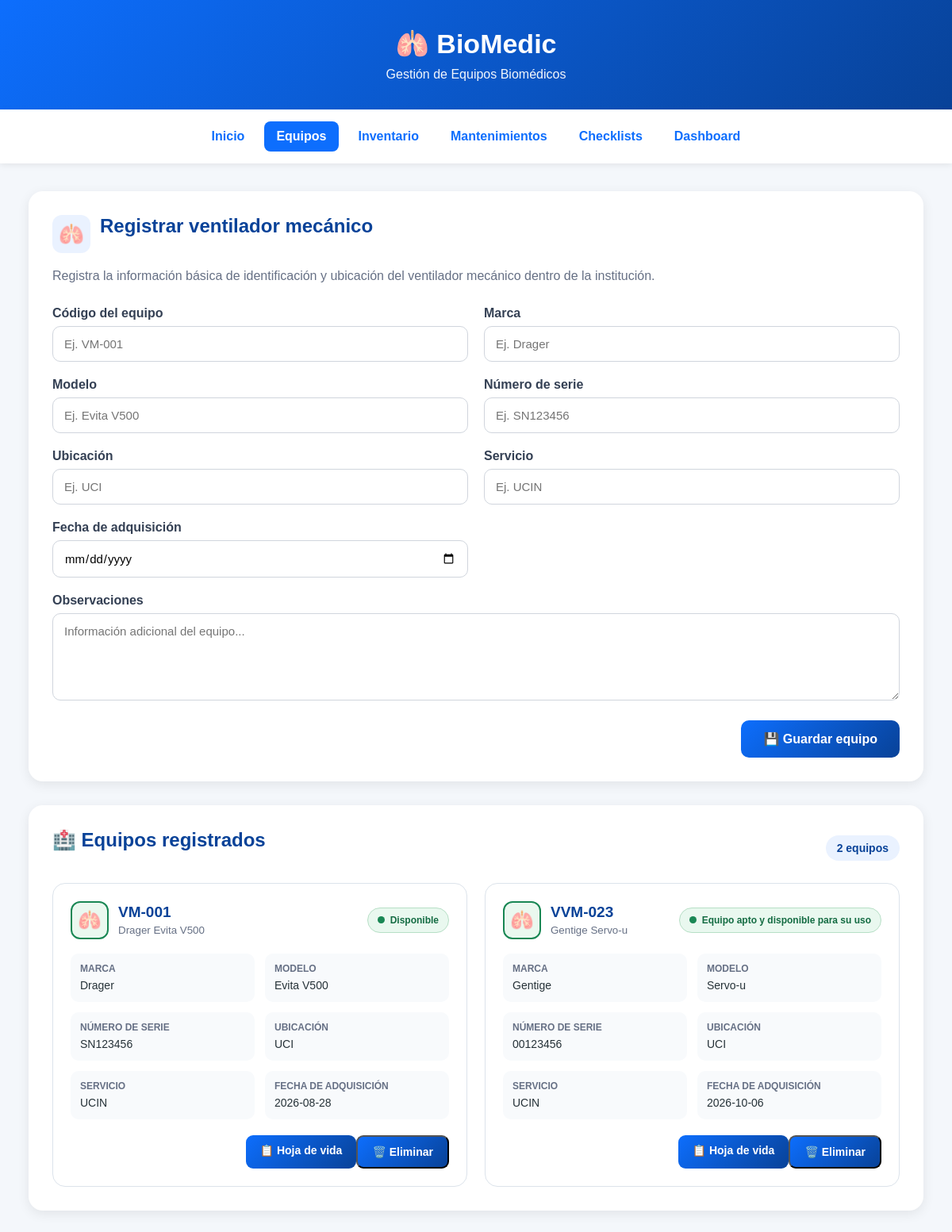
Screenshot of /equipos with the database file from the repository.
### tables this page shows
CREATE TABLE equipos (
            id INTEGER PRIMARY KEY AUTOINCREMENT,
            codigo TEXT NOT NULL,
            marca TEXT NOT NULL,
            modelo TEXT NOT NULL,
            serie TEXT NOT NULL,
            ubicacion TEXT NOT NULL,
            servicio TEXT NOT NULL,
            estado TEXT NOT NULL,
            fecha TEXT,
            observaciones TEXT
        );

### app.py (the view, shortened to what this page needs)
@app.route("/equipos", methods=["GET", "POST"])
def equipos():
    conexion = conectar_bd()
    equipos_registrados = conexion.execute("""
        SELECT *
        FROM equipos
        ORDER BY codigo ASC
    """).fetchall()
    conexion.close()
    return render_template(
        "equipos.html",
        equipos=equipos_registrados
    )

### app.py (called while the page is built)
@app.after_request
def forzar_utf8(response):
    if response.content_type.startswith("text/html"):
        response.headers["Content-Type"] = "text/html; charset=utf-8"
    return response

def conectar_bd():
    conexion = sqlite3.connect(DATABASE)
    conexion.row_factory = sqlite3.Row
    return conexion

### templates/equipos.html (shortened to what this page needs)
<!DOCTYPE html>
<html lang="es">
<head>
</head>
<body>
<header>
    <h1>&#x1FAC1; BioMedic</h1>
    <p>Gesti&oacute;n de Equipos Biom&eacute;dicos</p>
</header>
<nav>
    <a href="/">Inicio</a>
    <a href="/equipos" class="activo">Equipos</a>
    <a href="/inventario">Inventario</a>
    <a href="/mantenimientos">Mantenimientos</a>
    <a href="/checklist">Checklists</a>
    <a href="/dashboard">Dashboard</a>
</nav>
<main class="contenedor">
    <section class="tarjeta">
        <div class="titulo-registro">
            <div class="icono">&#x1FAC1;</div>
            <div>
                <h2>Registrar ventilador mec&aacute;nico</h2>
            </div>
        </div>
        <p class="descripcion">
            Registra la informaci&oacute;n b&aacute;sica de identificaci&oacute;n y ubicaci&oacute;n
            del ventilador mec&aacute;nico dentro de la instituci&oacute;n.
        </p>
        <form method="POST" action="/equipos">
            <div class="form-grid">
                <div class="campo">
                    <label for="codigo">C&oacute;digo del equipo</label>
                    <input type="text" id="codigo" name="codigo"
                           placeholder="Ej. VM-001" required>
                </div>
                <div class="campo">
                    <label for="marca">Marca</label>
                    <input type="text" id="marca" name="marca"
                           placeholder="Ej. Drager" required>
                </div>
                <div class="campo">
                    <label for="modelo">Modelo</label>
                    <input type="text" id="modelo" name="modelo"
                           placeholder="Ej. Evita V500" required>
                </div>
                <div class="campo">
                    <label for="serie">N&uacute;mero de serie</label>
                    <input type="text" id="serie" name="serie"
                           placeholder="Ej. SN123456" required>
                </div>
                <div class="campo">
                    <label for="ubicacion">Ubicaci&oacute;n</label>
                    <input type="text" id="ubicacion" name="ubicacion"
                           placeholder="Ej. UCI" required>
                </div>
                <div class="campo">
                    <label for="servicio">Servicio</label>
                    <input type="text" id="servicio" name="servicio"
                           placeholder="Ej. UCIN" required>
                </div>
                <div class="campo">
                    <label for="fecha">Fecha de adquisici&oacute;n</label>
                    <input type="date" id="fecha" name="fecha">
                </div>
                <div class="campo campo-completo">
                    <label for="observaciones">Observaciones</label>
                    <textarea id="observaciones"
                              name="observaciones"
                              placeholder="Informaci&oacute;n adicional del equipo..."></textarea>
                </div>
            </div>
            <div class="zona-boton">
                <button type="submit" class="btn-guardar">
                    &#x1F4BE; Guardar equipo
                </button>
            </div>
        </form>
    </section>
    <section class="tarjeta">
        <div class="encabezado-equipos">
            <h2>&#x1F3E5; Equipos registrados</h2>
            <span class="contador">
                {{ equipos|length }}
                {% if equipos|length == 1 %}
                    equipo
                {% else %}
                    equipos
                {% endif %}
            </span>
        </div>
        {% if equipos %}
        <div class="equipos-grid">
            {% for equipo in equipos %}
            <article class="equipo-card">
                <div class="equipo-header">
                    <div class="equipo-identificacion">
                        <div class="equipo-icono">
                            &#x1FAC1;
                        </div>
                        <div>
                            <h3>{{ equipo.codigo }}</h3>
                            <small>
                                {{ equipo.marca }} {{ equipo.modelo }}
                            </small>
                        </div>
                    </div>
                    <div class="estado">
                        <span class="estado-punto"></span>
                        {{ equipo.estado }}
                    </div>
                </div>
                <div class="informacion">
                    <div class="dato">
                        <strong>Marca</strong>
                        <span>{{ equipo.marca }}</span>
                    </div>
                    <div class="dato">
                        <strong>Modelo</strong>
                        <span>{{ equipo.modelo }}</span>
                    </div>
                    <div class="dato">
                        <strong>N&uacute;mero de serie</strong>
                        <span>{{ equipo.serie }}</span>
                    </div>
                    <div class="dato">
                        <strong>Ubicaci&oacute;n</strong>
                        <span>{{ equipo.ubicacion }}</span>
                    </div>
                    <div class="dato">
                        <strong>Servicio</strong>
                        <span>{{ equipo.servicio }}</span>
                    </div>
                    <div class="dato">
                        <strong>Fecha de adquisici&oacute;n</strong>
                        <span>
                            {% if equipo.fecha %}
                                {{ equipo.fecha }}
                            {% else %}
                                No registrada
                            {% endif %}
                        </span>
                    </div>
                </div>
                <div class="acciones-equipo">
                    <a href="{{ url_for('hoja_vida', id=equipo.id) }}"
                       class="btn-hoja-vida">
                        📋 Hoja de vida
                    </a>
                    <form action="{{ url_for('eliminar_equipo', id=equipo['id']) }}" method="POST"
      onsubmit="return confirm('¿Está seguro de eliminar este equipo?');">
    <button type="submit" class="btn-eliminar">
    🗑️ Eliminar
</button>
</form>
                </div>
            </article>
            {% endfor %}
        </div>
        {% endif %}
    </section>
</main>
</body>
</html>

### templates/equipos.html (style rules this page uses)
* { box-sizing: border-box; }
body { margin: 0; font-family: Arial, Helvetica, sans-serif; background: #f4f7fb; color: #263238; }
header { background: linear-gradient(135deg, #0d6efd, #084298); color: white; text-align: center; padding: 35px 20px; }
header h1 { margin: 0; font-size: 34px; }
header p { margin: 10px 0 0; font-size: 16px; opacity: 0.95; }
nav { background: white; padding: 15px; display: flex; justify-content: center; flex-wrap: wrap; gap: 10px; box-shadow: 0 2px 8px rgba(0,0,0,0.08); }
nav a { text-decoration: none; color: #0d6efd; font-weight: bold; padding: 10px 15px; border-radius: 8px; transition: 0.2s; }
nav a.activo { background: #0d6efd; color: white; }
.contenedor { width: 94%; max-width: 1250px; margin: 35px auto; }
.tarjeta { background: white; padding: 30px; border-radius: 18px; box-shadow: 0 4px 15px rgba(0,0,0,0.08); margin-bottom: 30px; }
.tarjeta h2 { margin-top: 0; color: #084298; }
.titulo-registro { display: flex; align-items: center; gap: 12px; margin-bottom: 10px; }
.titulo-registro .icono { width: 48px; height: 48px; border-radius: 12px; background: #eaf2ff; display: flex; align-items: center; justify-content: center; font-size: 26px; }
.descripcion { color: #667085; margin-bottom: 25px; line-height: 1.6; }
.form-grid { display: grid; grid-template-columns: repeat(2, 1fr); gap: 20px; }
.campo { display: flex; flex-direction: column; }
.campo-completo { grid-column: 1 / -1; }
.campo label { font-weight: bold; margin-bottom: 7px; color: #344054; }
.campo input, .campo select, .campo textarea { width: 100%; padding: 13px 14px; border: 1px solid #d0d5dd; border-radius: 10px; font-size: 15px; font-family: Arial, Helvetica, sans-serif; background: white; transition: 0.2s; }
.campo textarea { min-height: 110px; resize: vertical; }
.zona-boton { display: flex; justify-content: flex-end; margin-top: 25px; }
.btn-guardar { border: none; background: linear-gradient(135deg, #0d6efd, #084298); color: white; padding: 14px 28px; border-radius: 10px; font-size: 16px; font-weight: bold; cursor: pointer; transition: 0.2s; }
.encabezado-equipos { display: flex; justify-content: space-between; align-items: center; margin-bottom: 20px; }
.contador { background: #eaf2ff; color: #084298; padding: 8px 14px; border-radius: 20px; font-weight: bold; font-size: 14px; }
.equipos-grid { display: grid; grid-template-columns: repeat(2, 1fr); gap: 22px; }
.equipo-card { border: 1px solid #dce3eb; border-radius: 16px; padding: 22px; background: #ffffff; transition: 0.2s; }
.equipo-header { display: flex; justify-content: space-between; align-items: center; gap: 15px; margin-bottom: 18px; }
.equipo-identificacion { display: flex; align-items: center; gap: 12px; }
.equipo-icono { width: 48px; height: 48px; border-radius: 12px; background: #eaf8ef; border: 2px solid #198754; display: flex; align-items: center; justify-content: center; font-size: 24px; }
.equipo-header h3 { margin: 0; color: #084298; font-size: 19px; }
.equipo-header small { display: block; margin-top: 4px; color: #667085; }
.estado { display: inline-flex; align-items: center; gap: 7px; padding: 8px 12px; border-radius: 20px; background: #e9f8ef; color: #146c43; border: 1px solid #b7dfc6; font-size: 12px; font-weight: bold; }
.estado-punto { width: 9px; height: 9px; border-radius: 50%; background: #198754; }
.informacion { display: grid; grid-template-columns: repeat(2, 1fr); gap: 13px; margin-top: 15px; }
.dato { background: #f8fafc; border-radius: 10px; padding: 12px; }
.dato strong { display: block; font-size: 12px; color: #667085; margin-bottom: 5px; text-transform: uppercase; }
.dato span { font-size: 14px; color: #263238; word-break: break-word; }
.acciones-equipo { margin-top: 20px; display: flex; justify-content: flex-end; }
.btn-hoja-vida { display: inline-block; text-decoration: none; background: linear-gradient(135deg, #0d6efd, #084298); color: white; padding: 11px 18px; border-radius: 9px; font-size: 14px; font-weight: bold; transition: 0.2s; }
.btn-eliminar { display: inline-block; text-decoration: none; background: linear-gradient(135deg, #0d6efd, #084298); color: white; padding: 11px 18px; border-radius: 9px; font-size: 14px; font-weight: bold; transition: 0.2s; }

### rows the page displays
equipos: codigo "VM-001", marca "Drager", modelo "Evita V500", estado "Disponible", serie "SN123456", ubicacion "UCI", servicio "UCIN", fecha "2026-08-28"
equipos: codigo "VVM-023", marca "Gentige", modelo "Servo-u", estado "Equipo apto y disponible para su uso", serie "00123456", ubicacion "UCI", servicio "UCIN", fecha "2026-10-06"

### other values shown
{{ equipos|length }} "2"
